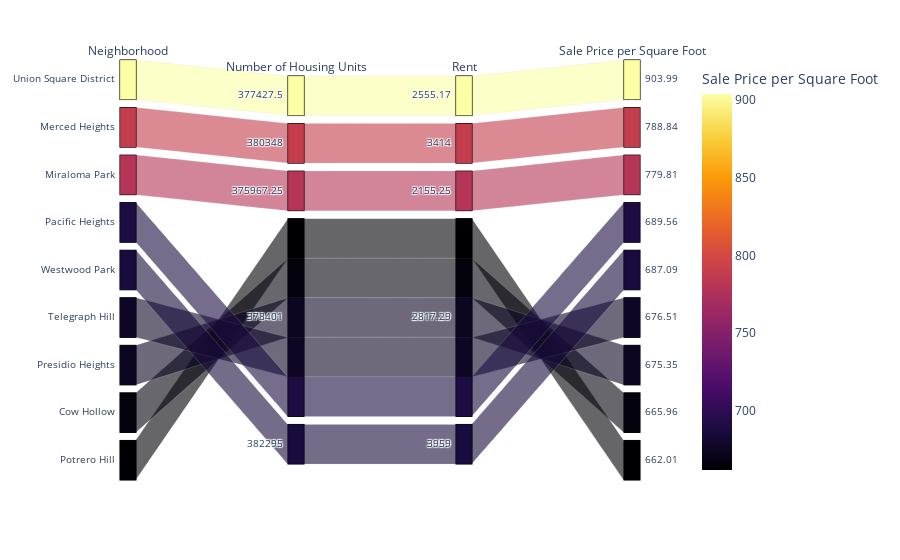

Notebook cell for this chart:
### Code cell
# Parallel Categories Plot
par_categories=px.parallel_categories(
    sfo_top_10.round(2),
    dimensions=["neighborhood", "housing_units", "gross_rent", "sale_price_sqr_foot"],
    color="sale_price_sqr_foot",
    color_continuous_scale=px.colors.sequential.Inferno,
    labels={
        "neighborhood": "Neighborhood",
        "housing_units": "Number of Housing Units",
        "gross_rent": "Rent",
        "sale_price_sqr_foot":"Sale Price per Square Foot"
    },
)
par_categories

### Figure 1 — Plotly figure (JSON) as saved in the notebook; plotly's stock layout.template omitted (floating-point values rounded to 4 significant figures)
{"data": [{"dimensions": [{"label": "Neighborhood", "values": ["Union Square District", "Merced Heights", "Miraloma Park", "Pacific Heights", "Westwood Park", "Telegraph Hill", "Presidio Heights", "Cow Hollow", "Potrero Hill"]}, {"label": "Number of Housing Units", "values": [377400.0, 380348, 376000.0, 378401, 382295, 378401, 378401, 378401, 378401]}, {"label": "Rent", "values": [2555.0, 3414, 2155.0, 2817.0, 3959, 2817.0, 2817.0, 2817.0, 2817.0]}, {"label": "Sale Price per Square Foot", "values": [904.0, 788.8, 779.8, 689.6, 687.1, 676.5, 675.4, 666.0, 662.0]}], "domain": {"x": [0, 1], "y": [0, 1]}, "line": {"color": [904.0, 788.8, 779.8, 689.6, 687.1, 676.5, 675.4, 666.0, 662.0], "coloraxis": "coloraxis"}, "name": "", "type": "parcats"}], "layout": {"coloraxis": {"colorbar": {"title": {"text": "Sale Price per Square Foot"}}, "colorscale": [[0, "#000004"], [0.1111, "#1b0c41"], [0.2222, "#4a0c6b"], [0.3333, "#781c6d"], [0.4444, "#a52c60"], [0.5556, "#cf4446"], [0.6667, "#ed6925"], [0.7778, "#fb9b06"], [0.8889, "#f7d13d"], [1, "#fcffa4"]]}, "legend": {"tracegroupgap": 0}, "margin": {"t": 60}}}
